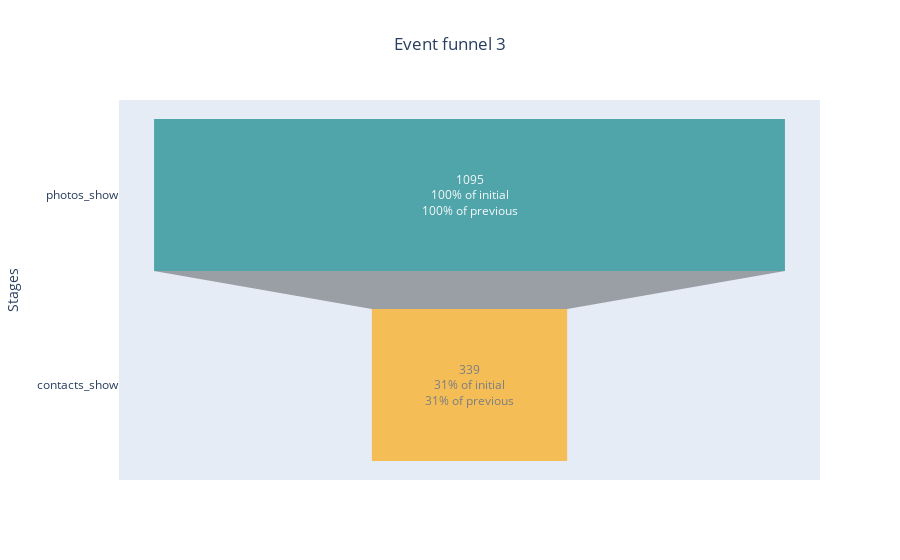

Notebook code for this chart:
### Markdown cell above
[Funnel 2](https://chart-studio.plotly.com/~psimera/8/#/). Only 10% of users go from the announcement card, but 50% of them are watching contacts, that is, people looking atPhotos, more often than others, look at contacts.Perhaps it is worthwhile to more actively involve people in viewing photos, and those who give ads to stimulate up to upload good photos

### Code cell
funnel(mob, 3, 'photos_show', 'contacts_show')

### Figure 1 — Plotly figure (JSON) as saved in the notebook; plotly's stock layout.template omitted (floating-point values rounded to 4 significant figures)
{"data": [{"marker": {"color": ["teal", "orange", "blue", "green", "silver"]}, "opacity": 0.65, "textinfo": "value+percent initial+percent previous", "type": "funnel", "x": [1095, 339], "y": ["photos_show", "contacts_show"]}], "layout": {"title": {"text": "Event funnel 3", "x": 0.5}, "yaxis": {"title": {"text": "Stages"}}}}
